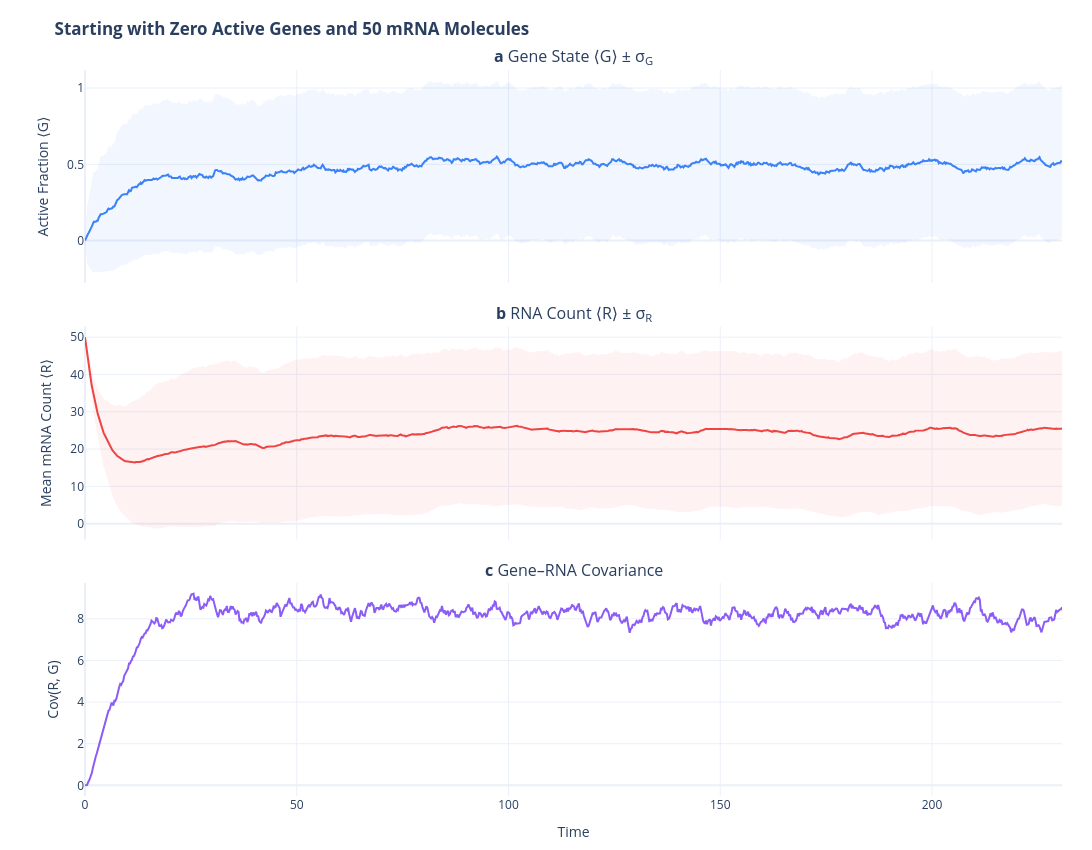

The code cell stored with this chart in its notebook:
### Markdown cell above
**3c. Mismatched start** ($g_0=0,\; r_0=50$)

Gene OFF but mRNA abundant → the surplus mRNA **decays** until equilibrium;
all three runs (3a–3c) converge to the same level.

### Code cell
run_experiment(
    title="Starting with Zero Active Genes and 50 mRNA Molecules",
    k_on=0.05,
    k_off=0.05,
    k_syn=10.0,
    k_deg=0.2,
    n_sim=4000,
    n_rep=300,
    t0=0.0,
    g0=0,  
    r0=50
)

### Figure 1 — Plotly figure (JSON) as saved in the notebook; plotly's stock layout.template omitted (floating-point values rounded to 4 significant figures; data arrays with more than 128 entries replaced by an {"elided": "..."} marker saying what was removed)
{"data": [{"hoverinfo": "skip", "line": {"width": 0}, "showlegend": false, "type": "scatter", "x": {"elided": "1000 float values"}, "xaxis": "x", "y": {"elided": "1000 float values"}, "yaxis": "y"}, {"fill": "tonexty", "fillcolor": "rgba(59, 130, 246, 0.07)", "hoverinfo": "skip", "line": {"width": 0}, "showlegend": false, "type": "scatter", "x": {"elided": "1000 float values"}, "xaxis": "x", "y": {"elided": "1000 float values"}, "yaxis": "y"}, {"hovertemplate": "⟨G⟩ = %{y:.3f}<extra></extra>", "line": {"color": "#3B82F6", "width": 2}, "showlegend": false, "type": "scatter", "x": {"elided": "1000 float values"}, "xaxis": "x", "y": {"elided": "1000 float values"}, "yaxis": "y"}, {"hoverinfo": "skip", "line": {"width": 0}, "showlegend": false, "type": "scatter", "x": {"elided": "1000 float values"}, "xaxis": "x2", "y": {"elided": "1000 float values"}, "yaxis": "y2"}, {"fill": "tonexty", "fillcolor": "rgba(239, 68, 68, 0.07)", "hoverinfo": "skip", "line": {"width": 0}, "showlegend": false, "type": "scatter", "x": {"elided": "1000 float values"}, "xaxis": "x2", "y": {"elided": "1000 float values"}, "yaxis": "y2"}, {"hovertemplate": "⟨R⟩ = %{y:.1f}<extra></extra>", "line": {"color": "#EF4444", "width": 2}, "showlegend": false, "type": "scatter", "x": {"elided": "1000 float values"}, "xaxis": "x2", "y": {"elided": "1000 float values"}, "yaxis": "y2"}, {"hovertemplate": "Cov = %{y:.3f}<extra></extra>", "line": {"color": "#8B5CF6", "width": 2}, "showlegend": false, "type": "scatter", "x": {"elided": "1000 float values"}, "xaxis": "x3", "y": {"elided": "1000 float values"}, "yaxis": "y3"}], "layout": {"annotations": [{"font": {"size": 16}, "showarrow": false, "text": "<b>a</b> Gene State ⟨G⟩ ± σ<sub>G</sub>", "x": 0.5, "xanchor": "center", "xref": "paper", "y": 1, "yanchor": "bottom", "yref": "paper"}, {"font": {"size": 16}, "showarrow": false, "text": "<b>b</b> RNA Count ⟨R⟩ ± σ<sub>R</sub>", "x": 0.5, "xanchor": "center", "xref": "paper", "y": 0.6467, "yanchor": "bottom", "yref": "paper"}, {"font": {"size": 16}, "showarrow": false, "text": "<b>c</b> Gene–RNA Covariance", "x": 0.5, "xanchor": "center", "xref": "paper", "y": 0.2933, "yanchor": "bottom", "yref": "paper"}], "height": 850, "hovermode": "x", "margin": {"b": 50, "l": 85, "r": 30, "t": 70}, "title": {"text": "<b>Starting with Zero Active Genes and 50 mRNA Molecules</b>"}, "width": 1100, "xaxis": {"anchor": "y", "domain": [0, 1], "matches": "x3", "showticklabels": false}, "xaxis2": {"anchor": "y2", "domain": [0, 1], "matches": "x3", "showticklabels": false}, "xaxis3": {"anchor": "y3", "domain": [0, 1], "title": {"text": "Time"}}, "yaxis": {"anchor": "x", "domain": [0.7067, 1], "title": {"text": "Active Fraction ⟨G⟩"}}, "yaxis2": {"anchor": "x2", "domain": [0.3533, 0.6467], "title": {"text": "Mean mRNA Count ⟨R⟩"}}, "yaxis3": {"anchor": "x3", "domain": [0, 0.2933], "title": {"text": "Cov(R, G)"}}}}
